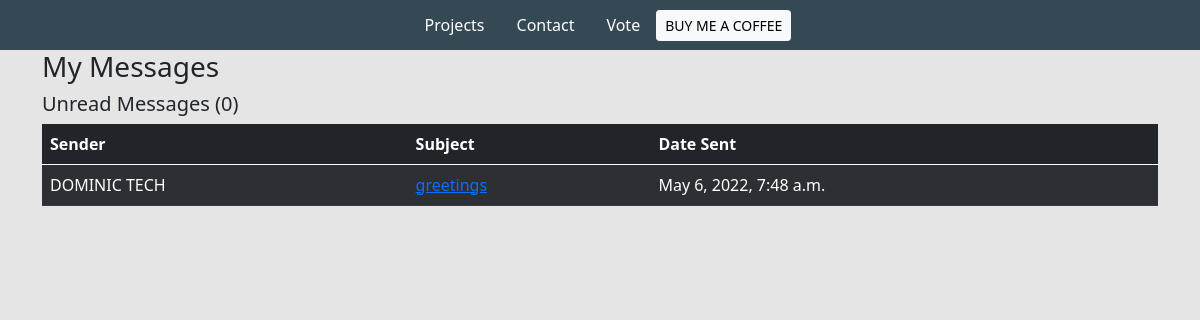
Screenshot of /inbox/ with the database file from the repository.
### base/models.py (models this page shows, shortened)
class Message(models.Model):
    name = models.CharField(max_length=200, null=True)
    email = models.CharField(max_length=200, null=True)
    subject = models.CharField(max_length=200, null=True)
    body = models.TextField()
    is_read = models.BooleanField(default=False)
    created = models.DateTimeField(auto_now_add=True)
    id = models.UUIDField(default=uuid.uuid4,  unique=True,
                          primary_key=True, editable=False)

### base/views.py (the view)
# urls.py: path('inbox/', views.inboxPage, name="inbox"),
def inboxPage(request):
    inbox = Message.objects.all().order_by('is_read')
    unreadCount = Message.objects.filter(is_read=False).count()
    context = {'inbox': inbox, 'unreadCount': unreadCount}
    return render(request, 'base/inbox.html', context)

### base/templates/base/inbox.html
{% extends 'base/main.html' %}
{% load static %}
{% block content %}
<div class="container">
    <h3>My Messages</h3>
    <h5>Unread Messages ({{unreadCount}})</h5>
    <table class="table table-dark table-striped">
        <thead>
            <tr>
                <th>Sender</th>
                <th>Subject</th>
                <th>Date Sent</th>
            </tr>
        </thead>
        <tbody>
            {% for message in inbox %}
            {% if message.is_read %}
            <tr>
                {% else %}
            <tr style="font-weight: 900;">
                {% endif %}
                <td>{{message.name}}</td>
                <td><a href="{% url 'message' message.id %}">{{message.subject}}</a></td>
                <td>{{message.created}}</td>
            </tr>
            {% endfor %}
        </tbody>
    </table>
</div>
{% endblock content %}

### static/styles/main.css (style rules this page uses)
body { background-color: #E5E5E5; }

### rows the page displays
Message: name "DOMINIC TECH", subject "greetings", created "May 6, 2022, 7:48 a.m."

### other values shown
{{ unreadCount }} "0"
